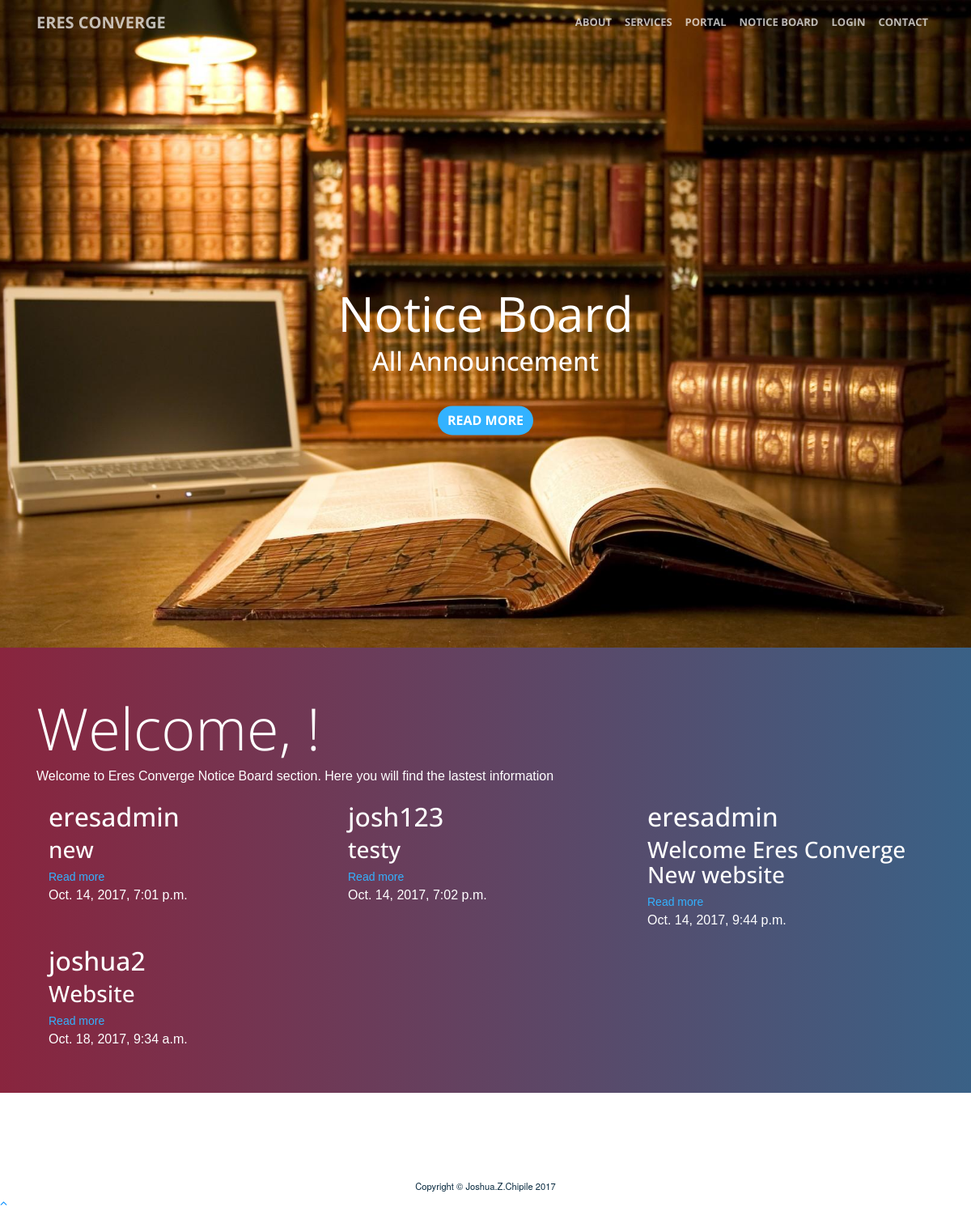
Page /board/ on the earlier database version.
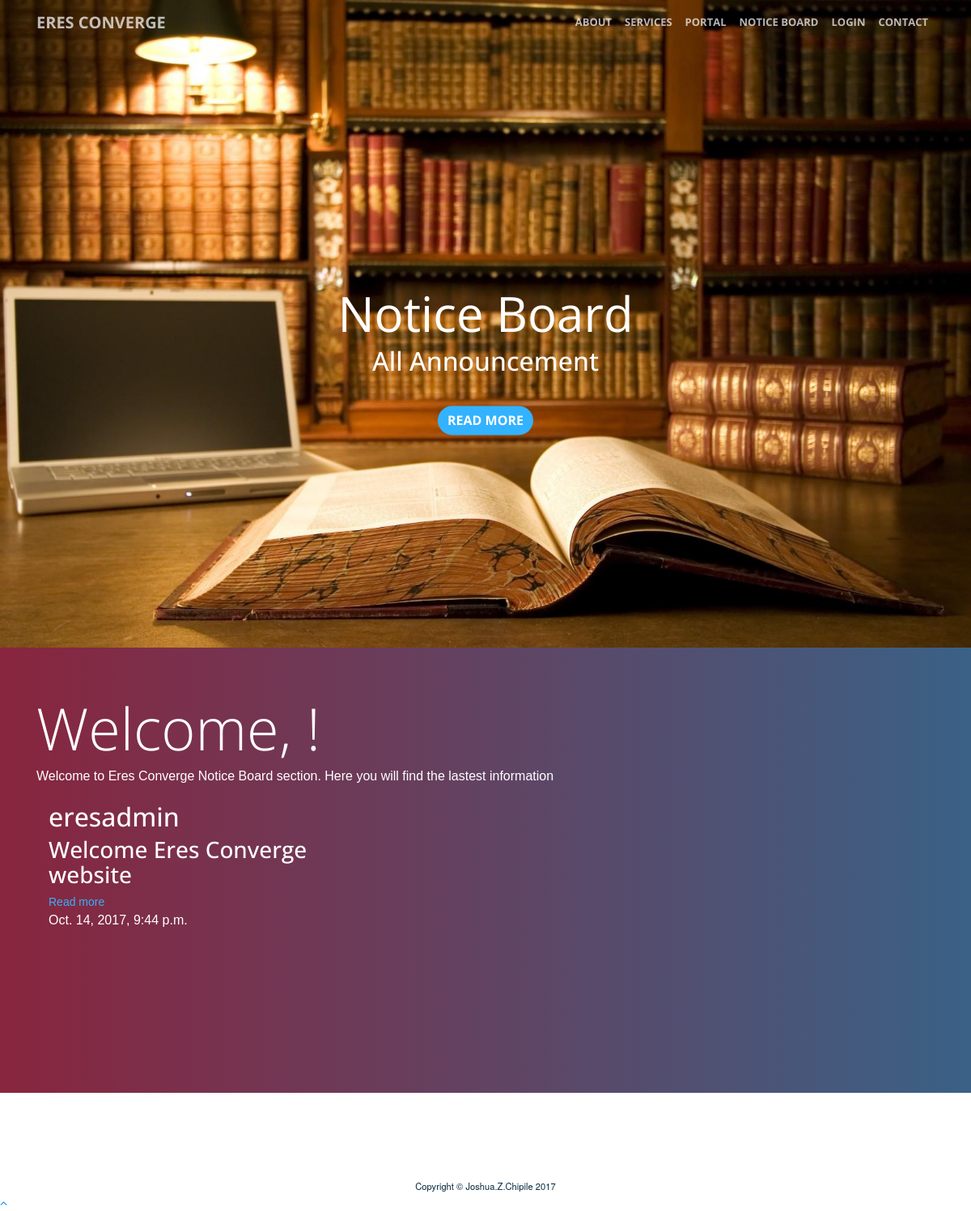
Same page on the later database version.
### eresapp/models.py (models this page shows, shortened)
class Post(models.Model):
    author = models.ForeignKey('auth.User')
    title = models.CharField(max_length=200)
    text  = models.TextField(max_length=400)
    created_date = models.DateTimeField( default=timezone.now)
    published_date = models.DateTimeField(blank=True, null=True)

### eresapp/views.py (the view)
# urls.py: url(r'^board/$', views.post_list, name='post_list'),
def post_list(request):
    posts = Post.objects.filter(published_date__lte=timezone.now()).order_by('published_date')
    return render(request, 'site/board.html', {'posts': posts})

### eresapp/templates/site/board.html
{% extends 'site/base2.html' %}
{% block content %}
    <header class="masthead">
        <div class="header-content">
            <div class="header-content-inner">
                <div class="animated fadeInUp" id="title_header">
                    Notice Board
                    <h2>All Announcement</h2>
		                <a href="#contacts">  <button class="btn btn-primary" >Read More</button></a>
                </div>
            </div>
        </div>
    </header>
 <section  id="contacts" id="notice">
       <div class="container">
         <h1 class="display-3">Welcome, {{user.username}}!</h1>
         <p>Welcome to Eres Converge Notice Board section. Here you will find the lastest information</p>
       <div class="container">
         <div class="row">
         {% for post in posts %}
           <div class="col-md-4">
             <h2>{{post.author}}</h2>
             <h3>{{post.title}}</h3>
             <a href="{% url 'post_detail' pk=post.pk %}">Read more</a>
              <p>{{post.published_date }}</p>
           </div>
           {% endfor %}
         </div>
       </div>
     </div>
 </section>
<section>
</section>
    <footer class="sticky-footer">
      <div class="container">
        <div class="text-center">
          <small>Copyright © Joshua.Z.Chipile 2017</small>
        </div>
      </div>
      <a class="scroll-to-top rounded" href="#page-top">
        <i class="fa fa-angle-up"></i>
      </a>
  </footer>
{% endblock %}

### eresapp/templates/site/base2.html (shortened to what this page needs)
{% load static %}
<!DOCTYPE html>
<html lang="en">
  <head>
      <link href="{% static 'css/css/bootstrap.min.css' %}" rel="stylesheet">
    <link href="{% static 'css/font-awesome.min.css' %}" rel="stylesheet" type="text/css">
  <link rel="stylesheet" href='{% static "css/magnific-popup.css"  %}'>
  <link rel="stylesheet" href='{% static "css/creative.min.css"  %}'>
    <link rel="stylesheet" href='{% static "css/main.css"  %}'>
  </head>
  <body id="page-top">
      <nav class="navbar navbar-expand-lg navbar-light fixed-top" id="mainNav">
          <div class="container">
            <a class="navbar-brand js-scroll-trigger" href="{% url 'home' %}">Eres Converge</a>
            <div class="collapse navbar-collapse" id="navbarResponsive">
              <ul class="navbar-nav ml-auto">
                <li class="nav-item">
                  <a class="nav-link js-scroll-trigger" href="{% url 'home'  %}#about">About</a>
                </li>
                <li class="nav-item">
                  <a class="nav-link js-scroll-trigger" href="{% url 'home'  %}#services">Services</a>
                </li>
                <li class="nav-item">
                  <a class="nav-link js-scroll-trigger" href="{% url 'dashboard' %}">Portal</a>
                </li>
                <li class="nav-item">
                  <a class="nav-link js-scroll-trigger" href="{% url 'post_list' %}">Notice Board</a>
                </li>
{% if not user.is_authenticated %}
                <li class="nav-item">
                  <a class="nav-link js-scroll-trigger" href="{% url 'login' %}">Login</a>
                </li>
{% endif  %}
                <li class="nav-item">
                  <a class="nav-link js-scroll-trigger" href="{% url 'home'  %}#directions">Contact</a>
                </li>
              </ul>
            </div>
          </div>
        </nav>
      {% block content %}
      {% endblock %}
        </body>
</html>

### static/css/main.css (style rules this page uses)
body { color: #06283e; font-size: 14px; }
#title_header { margin: 0px; padding-top: 10%; font: 400 60px "Open Sans"; text-align: center; }
#contacts { font-family: 'Teko', sans-serif; padding-top: 60px; margin-bottom: -8%; width: 100%; width: 100vw; height: 550px; background: #3a6186; background: -webkit-linear-gradient(to left, #3a6186 , #89253e); background: linear-gradient(to left, #3a6186 , #89253e); color : #fff; }
ul { padding-left: 35%; }
li { font-size: 16px; text-align: left; }
.fa { color: #008cff; }

Differences in the rows shown:
removed Post: author "eresadmin", title "new", published_date "Oct. 14, 2017, 7:01 p.m."
removed Post: author "josh123", title "testy", published_date "Oct. 14, 2017, 7:02 p.m."
removed Post: author "joshua2", title "Website", published_date "Oct. 18, 2017, 9:34 a.m."
changed Post "eresadmin": title "Welcome Eres Converge New website" → "Welcome Eres Converge website"
